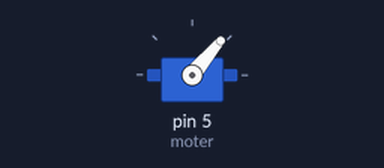
A sketch run on a simulated Arduino Uno, built with avr-gcc and run on an emulated ATmega328P. Parts: servo. What the sketch prints to the serial monitor is not drawn.

Above: at 0.1 s.
Timing chart, 0 to 40.0 s (numbered marks = the images above):
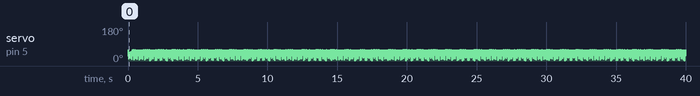

The sketch:

fin_2.ino
```cpp
#include <Servo.h>
#include <Wire.h>
#include <VL53L0X.h>
#include <IRremote.h>

int remote = 7;
int moter = 5;
int LENGTH = 150;     // 원하는 높이
int MAXA = 60;        // 원하는 최대 각도
int AVERAGE_COUNT = 3;    // 평균을 내기 위해 모으는 값
void make_average();
void moving(int first, int second, int third);

VL53L0X sensor;
Servo servo;
IRrecv irrecv(remote);
decode_results results;
  // -------------------- 변수 ----------------------------------

int angle = 0, al = 0, T = 0;      // angle은 모터 각도, al은 average length, T는 주기
int k = 0, i= 1, j = 1, t = 1;    // l, i, j, t는 숫자 카운팅 변수
int aver, summm = 0;              // summ은 지금의 높이의 합, aver는 지금의 3개의 값의 평균
int average[500] = {0, };        // 평균값 집합 ( 1000 -> 500 )
int min_mm[500] = {0, };         // 평균값 중 조건에 맞는 값 집합 ( 1000 -> 500 )
int timeval[100];                 // min_mm의 시간

extern volatile unsigned long timer0_millis; //타이머변수

unsigned long tim = 0;            // 타이머 변수 2
unsigned long pre = 0;            // 타이머 변수3
  // ------------------------------------------------------------

void setup()
{
  servo.attach(moter);
  irrecv.enableIRIn();

  pinMode(moter, OUTPUT);
  pinMode(remote, INPUT);

  sensor.init();
  Serial.begin(9600);
  Wire.begin();

  // -------------------- lazer sensor -------------------------
  sensor.setTimeout(500);
  if (!sensor.init())
  {
    Serial.println("Failed to detect and initialize sensor!");
    while (1) {}
  }

  #if defined LONG_RANGE
    // lower the return signal rate limit (default is 0.25 MCPS)
    sensor.setSignalRateLimit(0.1);
    // increase laser pulse periods (defaults are 14 and 10 PCLKs)
    sensor.setVcselPulsePeriod(VL53L0X::VcselPeriodPreRange, 18);
    sensor.setVcselPulsePeriod(VL53L0X::VcselPeriodFinalRange, 14);
  #endif

  #if defined HIGH_SPEED
    // reduce timing budget to 20 ms (default is about 33 ms)
    sensor.setMeasurementTimingBudget(20000);
  #elif defined HIGH_ACCURACY
    // increase timing budget to 200 ms
    sensor.setMeasurementTimingBudget(200000);
  #endif
  // ------------------------------------------------------------
}

void loop()
{

  int a, b, c;
  make_average();  // 주기를 만드는 함수


  servo.write(45);

  if( al < LENGTH )   // al은 바닥까지의 average length
  {
    a = 0.25;
    b = 0.25;
    c = 0.25;
     moving(a, b, c);      // moving이라는 함수 실행
  /*   if (irrecv.decode(&results)){  // 적외선 리모컨의 신호를 받을 때
       switch (results.value) {
         case FFC23D:  // 시작 버튼을 눌렀을 때
           a = ;
           b = ;
           c = ;
           moving(a, b, c);
           break;
       }
     }*/
  }
}

  // -------------- 그네를 형식에 맞춰서 움직이는 함수 ---------------
void moving(int first, int second, int third)
{
  Serial.println("now move");
  int q = T * first;
  int w = T * second;
  int e = T * third;
  int r = T - (first + second + third);

  for (angle = MAXA; angle > 0; angle--)
  {
    servo.write(angle);    //angle(각도)값으로 서보모터 제어
    delay(q * 0.1);                    //delay로 각도의 변화 속도를 조절 (0.1초 단위)
  }
  delay(w * 0.001);
  for (angle = 0; angle < MAXA; angle++)
  {
    servo.write(angle);    //angle(각도)값으로 서보모터 제어
    delay(e * 0.1);                    //delay로 각도의 변화 속도를 조절 (0.1초 단위)
  }
  delay(r * 0.001);
}
  // ------------------------------------------------------------


  // ------------------- 주기를 만드는 함수 ----------------------
void make_average()
{
  while(T != 0)
  {
    Serial.print(sensor.readRangeSingleMillimeters());
    if (sensor.timeoutOccurred()) {
      Serial.print(" TIMEOUT");
    }
    Serial.println();
    summm = 0;
    k = 1;
    summm += sensor.readRangeSingleMillimeters();
    k++;
    aver = 0;
    if( k == AVERAGE_COUNT )
    {
      aver = summm/AVERAGE_COUNT;
      summm = 0;
      k = 0;

      average[i] = aver;
      Serial.print(" aver : ");
      Serial.println(aver);

      i++;
    }

    if(average[j] <=average[j+1]  && average[j] <= average[j-1] && average[j-1] != 0 && average[j] != 0 && average[j+1] != 0)
    {
      if(t==1)
      {
        timer0_millis=0;
        pre=0;
        Serial.println("timer start");
      }
      timeval[t] = timer0_millis;
      t++;
    }
    T = timeval[10] - timeval[8];     // 혹시 모를 잘못된 값이 timeval 함수에 들어갈 것을 대비해서 주기 설정
    Serial.println(T);
  }
}
  // ------------------------------------------------------------
```
